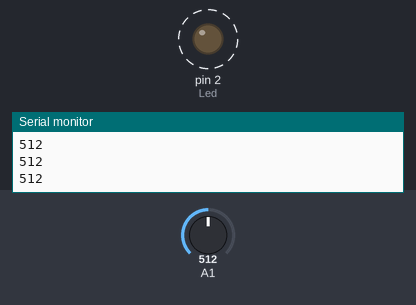
This sketch was run on a simulated Arduino Uno, built with avr-gcc and run on an emulated ATmega328P. On the bench: output pins drawn as LEDs (lit = HIGH), the last lines printed to the serial monitor. Dashed ring = blinking. The inputs (shaded band) are chosen by the test bench; at power-on: A1 = 512.

Above: at 1.2 s.
1.3 s: A1 set to 716
At 1.56 s:
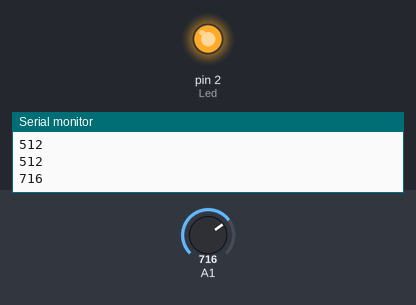
At 2.41 s:
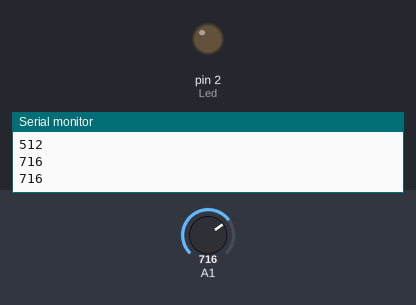
4.3 s: A1 set to 511
Timing chart, 0 to 13.3 s (numbered marks = the images above; inputs shaded):
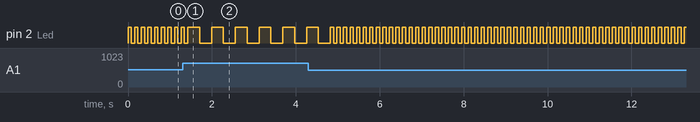

Measured:
- by itself, pin 2 (Led): repeats every 0.16 s: HIGH 0.08 s, LOW 0.08 s

The sketch:

potenciometro_led.ino
```cpp
//NOMBRANDO VARIABLES
int Led = 2;
int valor = 0;
double y = 0.0;
int intervalo = 512;

void setup() {
pinMode(Led, OUTPUT);
digitalWrite(Led, LOW);
Serial.begin(9600);
}

void loop() {
valor = analogRead(1);
Serial.println(valor);
y = (900/490)*(valor-533)+100;

intervalo = (int)y;

digitalWrite(Led, HIGH);
delay (y);

digitalWrite(Led, LOW);
delay (y);

}
```
